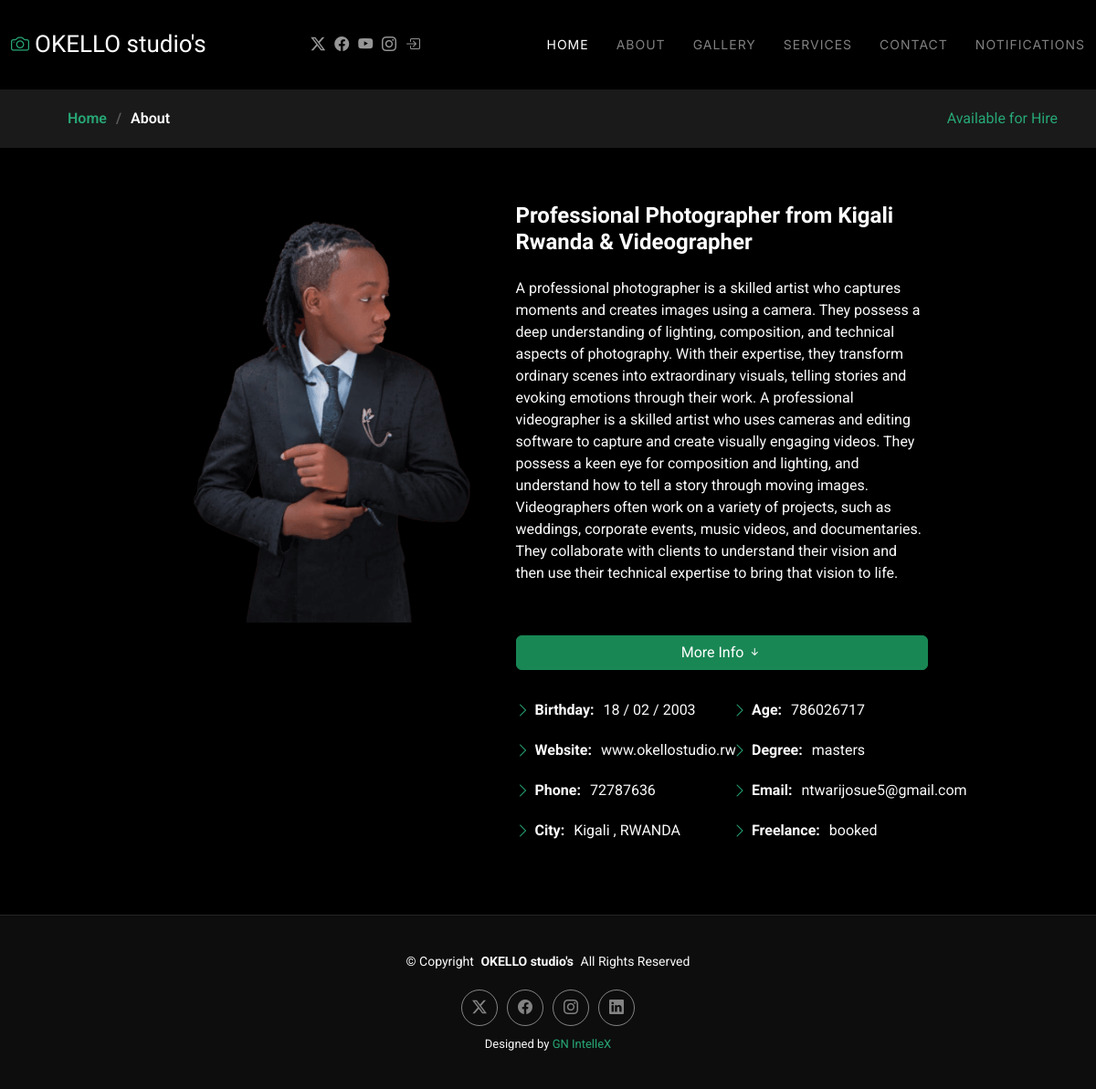
The page /about.php on the database as committed earlier.
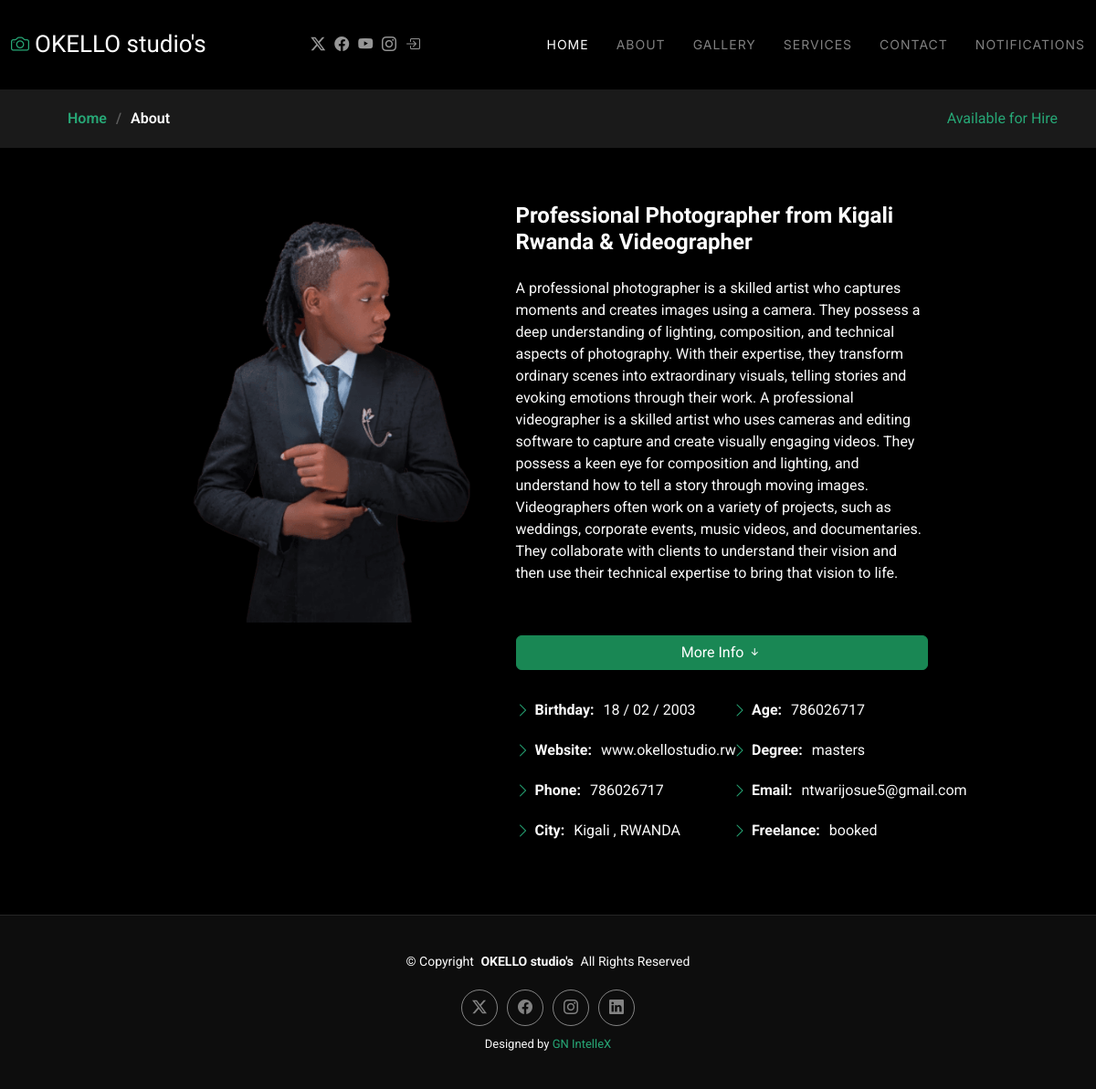
The same page on the database as committed later.
### tables this page shows
CREATE TABLE `okello` (
  `id` int(1) NOT NULL,
  `name` varchar(250) NOT NULL,
  `about` text NOT NULL,
  `birth` varchar(250) NOT NULL,
  `website` varchar(200) NOT NULL,
  `phone` int(12) NOT NULL,
  `city` varchar(200) NOT NULL,
  `age` int(10) NOT NULL,
  `degree` varchar(10) NOT NULL,
  `email` varchar(100) NOT NULL,
  `freelance` varchar(20) NOT NULL,
  `password` varchar(200) NOT NULL
);

### about.php (the view, shortened to what this page needs)
<?php include('connect.php'); ?>
<!DOCTYPE html>
<html lang="en">
<head>
  <link href="assets/vendor/bootstrap/css/bootstrap.min.css" rel="stylesheet">
  <link href="assets/vendor/bootstrap-icons/bootstrap-icons.css" rel="stylesheet">
  <link href="assets/vendor/aos/aos.css" rel="stylesheet">
  <link href="assets/vendor/glightbox/css/glightbox.min.css" rel="stylesheet">
  <link href="assets/vendor/swiper/swiper-bundle.min.css" rel="stylesheet">
  <link href="assets/css/main.css" rel="stylesheet">
</head>
<body class="about-page">
<?php  include('./components/head.php') ?>
  <main class="main">
    <div class="page-title" data-aos="fade">
      <nav class="breadcrumbs">
        <div class="container d-flex justify-content-between">
          <ol>
            <li><a href="index.php">Home</a></li>
            <li class="current">About</li>
          </ol>
          <div class="contact">
            <a href="contact.php" class="btn-success">Available for Hire<br></a>
          </div>
        </div>
      </nav>
    </div>
    <section id="about" class="about section">
      <div class="container" data-aos="fade-up" data-aos-delay="100">
        <div class="row gy-4 justify-content-center">
          <div class="col-lg-4">
            <img src="about.png" class="img-fluid" alt="">
          </div>
          <div class="col-lg-5 content">
            <h2>Professional Photographer from Kigali Rwanda &amp; Videographer</h2>
            <?php
              $sql = "SELECT * FROM `okello`";
              $query = mysqli_query($con , $sql);
              while( $row = mysqli_fetch_array($query)){
                ?>
            <p class="py-3">
                <?php echo $row['about'] ?>
            </p>
            <p class="fst-italic py-3 mt-4">
               <button class="btn text-white btn-success col-12">More Info <i class="bi bi-arrow-down-short"></i></button>
            </p>
            <div class="row">
              <div class="col-lg-6">
                <ul>
                  <li><i class="bi bi-chevron-right"></i> <strong>Birthday:</strong> <span><?php echo $row['birth'] ?></span></li>
                  <li><i class="bi bi-chevron-right"></i> <strong>Website:</strong> <span><?php echo $row['website'] ?></span></li>
                  <li><i class="bi bi-chevron-right"></i> <strong>Phone:</strong> <span><?php echo $row['phone'] ?></span></li>
                  <li><i class="bi bi-chevron-right"></i> <strong>City:</strong> <span><?php echo $row['city'] ?></span></li>
                </ul>
              </div>
              <div class="col-lg-6">
                <ul>
                  <li><i class="bi bi-chevron-right"></i> <strong>Age:</strong> <span><?php echo $row['age'] ?></span></li>
                  <li><i class="bi bi-chevron-right"></i> <strong>Degree:</strong> <span><?php echo $row['degree'] ?></span></li>
                  <li><i class="bi bi-chevron-right"></i> <strong>Email:</strong> <span><?php echo $row['email'] ?></span></li>
                  <li><i class="bi bi-chevron-right"></i> <strong>Freelance:</strong> <span><?php echo $row['freelance'] ?></span></li>
                </ul>
              </div>
            </div>
          <?php } ?>
          </div>
        </div>
      </div>
    </section>
  </main>
  <footer id="footer" class="footer">
    <div class="container">
      <div class="copyright text-center ">
        <p>© <span>Copyright</span> <strong class="px-1 sitename">OKELLO studio's</strong> <span>All Rights Reserved</span></p>
      </div>
      <div class="social-links d-flex justify-content-center">
        <a href=""><i class="bi bi-twitter-x"></i></a>
        <a href=""><i class="bi bi-facebook"></i></a>
        <a href=""><i class="bi bi-instagram"></i></a>
        <a href=""><i class="bi bi-linkedin"></i></a>
      </div>
      <div class="credits">
        Designed by <a href="https://gnintellex.netlify.app/">GN IntelleX</a>
      </div>
    </div>
  </footer>
</body>
</html>

Rows that differ between the two databases and show on the page:
changed okello "www.okellostudio.rw": phone "72787636" → "786026717"
